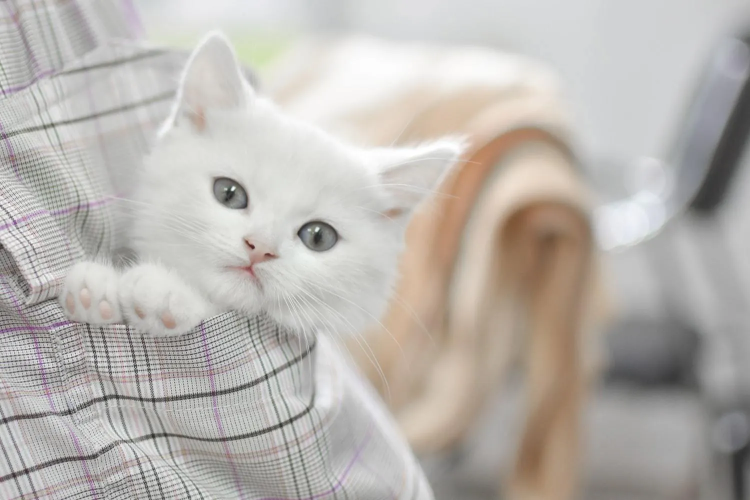
#> input picture cat.webp, 1500 x 1000 px (shown at 1/2 size)
$ jupyter execute 'Add, 2 images & AddWeighted.ipynb'   (text cells are left out)
#> lines starting #> are read from the running program, lines starting #| are printed output that depends on the picture; pictures that were not available may be replaced by others from this repository, and a replacement may not be noted
[cell 1]
import cv2
import numpy as np
import matplotlib.pyplot as plt

[cell 2]
img_1 = cv2.imread('cat.webp')
#> img_1 is the input picture: shape (1000, 1500, 3); mean B, G, R 175.7, 180.8, 185.5
img_2 = cv2.imread('chameleon.webp')
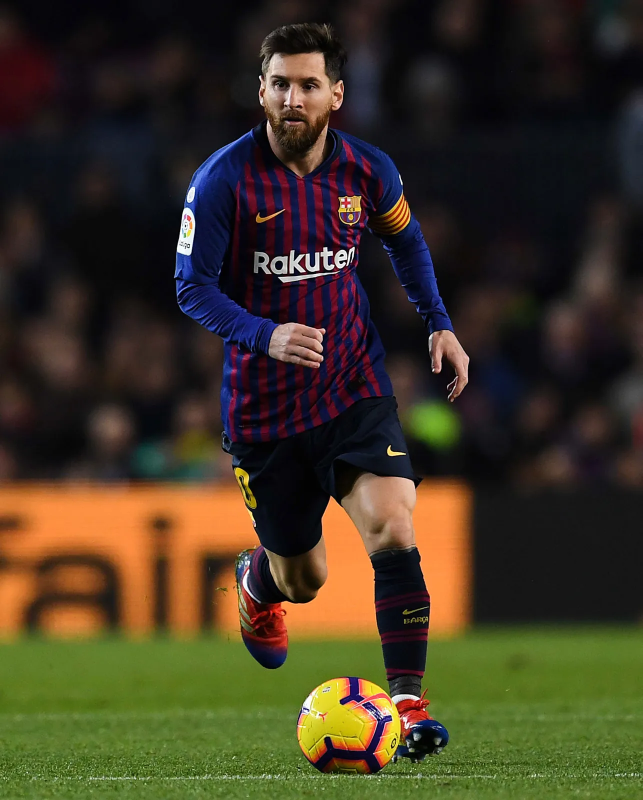
#> input picture messi.webp, 1285 x 1600 px, given in place of chameleon.webp, which was not available (shown at 1/2 size)
#> img_2 is the input picture: shape (1600, 1285, 3); mean B, G, R 35.6, 54.5, 63.2

# Display image shapes and data types
print("Image 1 shape:", img_1.shape)
#| Image 1 shape: (1000, 1500, 3)
print("Image 2 shape:", img_2.shape)
#| Image 2 shape: (1600, 1285, 3)
print("Image 1 dtype:", img_1.dtype)
#| Image 1 dtype: uint8
print("Image 2 dtype:", img_2.dtype)
#| Image 2 dtype: uint8

plt.figure(figsize=(20, 10))

plt.subplot(1, 2, 1)
plt.imshow(img_1,cmap='gray')
plt.title('Image 1')
plt.axis('off')

plt.subplot(1, 2, 2)
plt.imshow(img_2,cmap='gray')
plt.title('Image 2')
plt.axis('off')

plt.show()
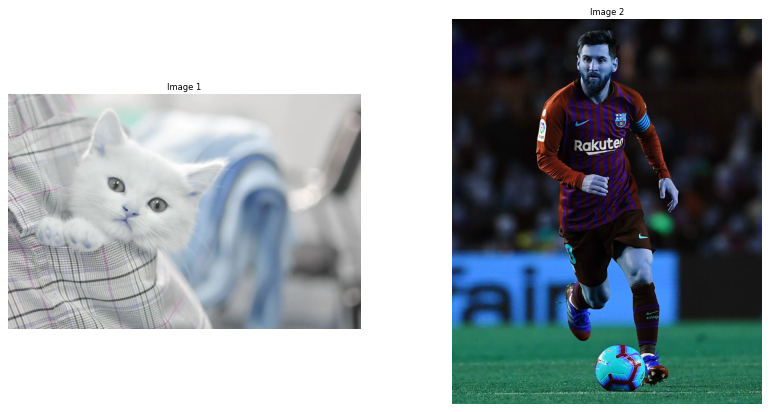
#> figure drawn by matplotlib, 2 panels; B, G, R data is drawn as R, G, B

[cell 3]
#the 2 images should has the same size to add them.

img_1=cv2.resize(img_1,(1024,1024))
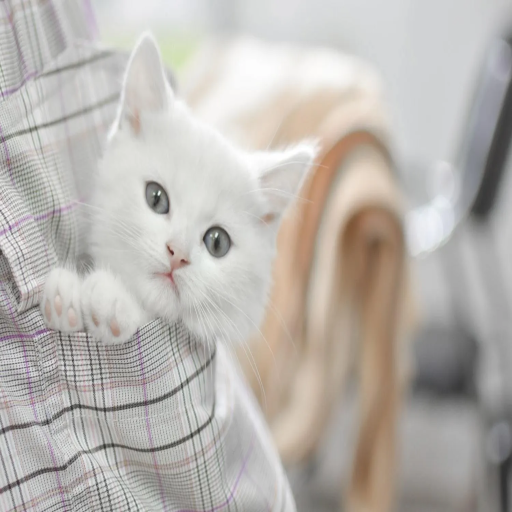
#> img_1: shape (1024, 1024, 3) (shown at 1/2 size); mean B, G, R 175.6, 180.7, 185.4
img_2=cv2.resize(img_2,(1024,1024))
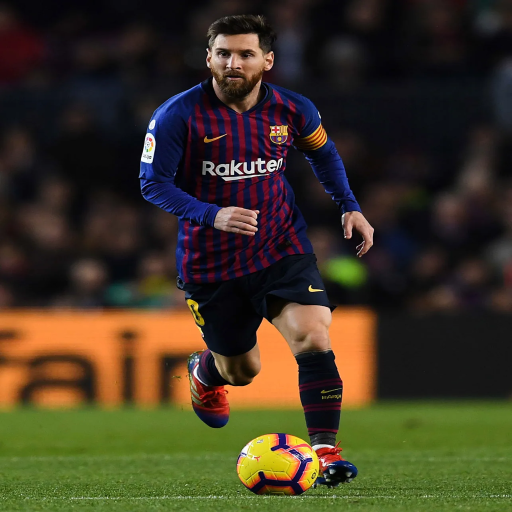
#> img_2: shape (1024, 1024, 3) (shown at 1/2 size); mean B, G, R 35.5, 54.4, 63.1

add_2_imgs=cv2.add(img_1,img_2)
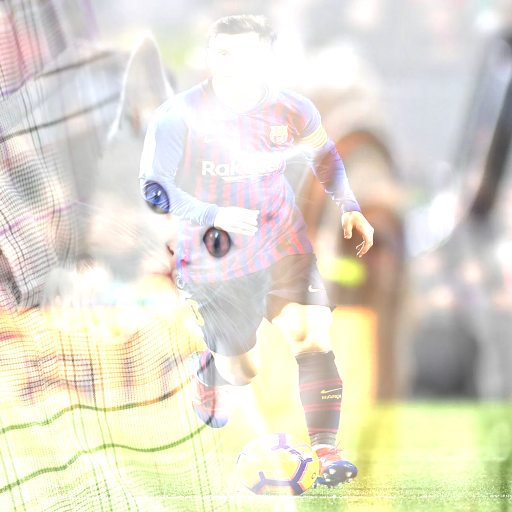
#> add_2_imgs: shape (1024, 1024, 3) (shown at 1/2 size); mean B, G, R 206.6, 221.7, 226.2

plt.figure(figsize=(20, 10))
plt.subplot(1, 3, 1)
plt.imshow(img_1,cmap='gray')
plt.title('Image 1  ')
plt.axis('off')

plt.subplot(1, 3, 2)
plt.imshow(img_2,cmap='gray')
plt.title('Image 2  ')
plt.axis('off')

plt.subplot(1, 3, 3)
plt.imshow(add_2_imgs,cmap='gray')
plt.title('add 2 images ')
plt.axis('off')

plt.show()
#> figure, not shown here; B, G, R data is drawn as R, G, B

[cell 4]
#the 2 images should has the same size to add them
img_1=cv2.resize(img_1,(1024,1024))
img_2=cv2.resize(img_2,(1024,1024))

add_2_imgs_w=cv2.addWeighted(img_1,.7,img_2,.3,10) #(img1,its opacity,img2,its opacity,gamma)# 0 for darker . more bigher==more brighter
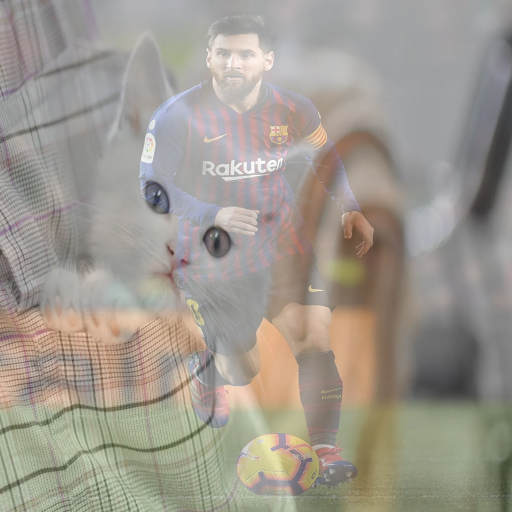
#> add_2_imgs_w: shape (1024, 1024, 3) (shown at 1/2 size); mean B, G, R 143.6, 152.8, 158.7

plt.figure(figsize=(20, 10))
plt.subplot(1, 3, 1)
plt.imshow(img_1,cmap='gray')
plt.title('Image 1  ')
plt.axis('off')

plt.subplot(1, 3, 2)
plt.imshow(img_2,cmap='gray')
plt.title('Image 2  ')
plt.axis('off')

plt.subplot(1, 3, 3)
plt.imshow(add_2_imgs_w,cmap='gray')
plt.title('add 2 Weighted images ')

plt.axis('off')
plt.show()
#> figure, not shown here; B, G, R data is drawn as R, G, B
